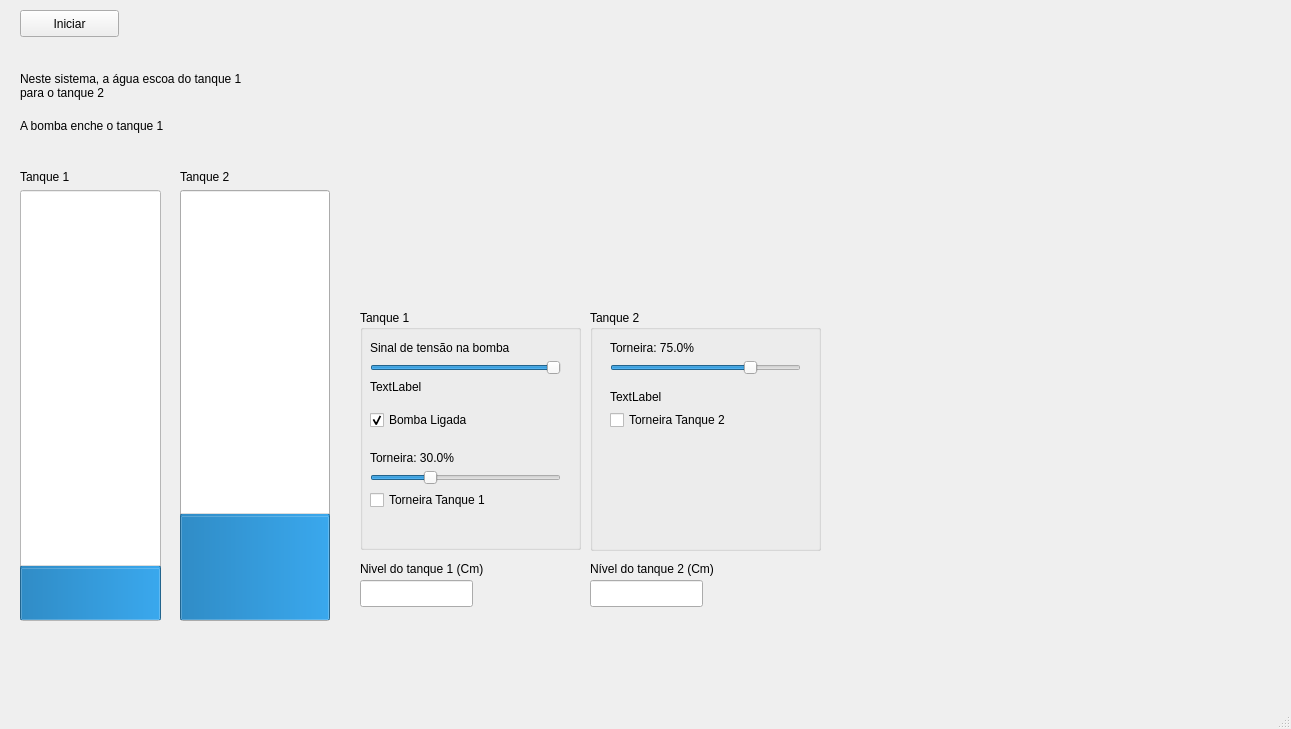
<?xml version="1.0" encoding="UTF-8"?>
<ui version="4.0">
 <class>Painel</class>
 <widget class="QMainWindow" name="Painel">
  <property name="windowModality">
   <enum>Qt::NonModal</enum>
  </property>
  <property name="geometry">
   <rect>
    <x>0</x>
    <y>0</y>
    <width>1291</width>
    <height>729</height>
   </rect>
  </property>
  <property name="windowTitle">
   <string>Sistema de monitoramento</string>
  </property>
  <property name="windowOpacity">
   <double>2.000000000000000</double>
  </property>
  <property name="layoutDirection">
   <enum>Qt::LeftToRight</enum>
  </property>
  <property name="toolButtonStyle">
   <enum>Qt::ToolButtonFollowStyle</enum>
  </property>
  <widget class="QWidget" name="centralWidget">
   <widget class="QPushButton" name="pushButton_2">
    <property name="geometry">
     <rect>
      <x>20</x>
      <y>10</y>
      <width>99</width>
      <height>27</height>
     </rect>
    </property>
    <property name="text">
     <string>Iniciar</string>
    </property>
   </widget>
   <widget class="QCustomPlot" name="wdgPlotNivel" native="true">
    <property name="geometry">
     <rect>
      <x>350</x>
      <y>10</y>
      <width>931</width>
      <height>291</height>
     </rect>
    </property>
   </widget>
   <widget class="QProgressBar" name="pbTanque1">
    <property name="geometry">
     <rect>
      <x>20</x>
      <y>190</y>
      <width>141</width>
      <height>431</height>
     </rect>
    </property>
    <property name="styleSheet">
     <string notr="true">background-color: rgb(255,255,255);</string>
    </property>
    <property name="value">
     <number>12</number>
    </property>
    <property name="textVisible">
     <bool>true</bool>
    </property>
    <property name="orientation">
     <enum>Qt::Vertical</enum>
    </property>
   </widget>
   <widget class="QLineEdit" name="lnEdtNivelTq1">
    <property name="geometry">
     <rect>
      <x>360</x>
      <y>580</y>
      <width>113</width>
      <height>27</height>
     </rect>
    </property>
    <property name="readOnly">
     <bool>true</bool>
    </property>
   </widget>
   <widget class="QLabel" name="label_8">
    <property name="geometry">
     <rect>
      <x>360</x>
      <y>560</y>
      <width>171</width>
      <height>17</height>
     </rect>
    </property>
    <property name="text">
     <string>Nivel do tanque 1 (Cm)</string>
    </property>
   </widget>
   <widget class="QProgressBar" name="pbTanque2">
    <property name="geometry">
     <rect>
      <x>180</x>
      <y>190</y>
      <width>150</width>
      <height>431</height>
     </rect>
    </property>
    <property name="value">
     <number>24</number>
    </property>
    <property name="orientation">
     <enum>Qt::Vertical</enum>
    </property>
   </widget>
   <widget class="QLineEdit" name="lnEdtNivelTq2">
    <property name="geometry">
     <rect>
      <x>590</x>
      <y>580</y>
      <width>113</width>
      <height>27</height>
     </rect>
    </property>
    <property name="readOnly">
     <bool>true</bool>
    </property>
   </widget>
   <widget class="QLabel" name="label_10">
    <property name="geometry">
     <rect>
      <x>590</x>
      <y>560</y>
      <width>151</width>
      <height>17</height>
     </rect>
    </property>
    <property name="text">
     <string>Nível do tanque 2 (Cm)</string>
    </property>
   </widget>
   <widget class="QGroupBox" name="groupBox">
    <property name="geometry">
     <rect>
      <x>360</x>
      <y>310</y>
      <width>221</width>
      <height>240</height>
     </rect>
    </property>
    <property name="title">
     <string>Tanque 1</string>
    </property>
    <widget class="QCheckBox" name="checkBox_2">
     <property name="geometry">
      <rect>
       <x>10</x>
       <y>100</y>
       <width>171</width>
       <height>20</height>
      </rect>
     </property>
     <property name="text">
      <string>Bomba Ligada</string>
     </property>
     <property name="checked">
      <bool>true</bool>
     </property>
    </widget>
    <widget class="QLabel" name="label_2">
     <property name="geometry">
      <rect>
       <x>10</x>
       <y>30</y>
       <width>191</width>
       <height>16</height>
      </rect>
     </property>
     <property name="text">
      <string>Sinal de tensão na bomba</string>
     </property>
    </widget>
    <widget class="QSlider" name="hs_torneira_tq1">
     <property name="geometry">
      <rect>
       <x>10</x>
       <y>160</y>
       <width>191</width>
       <height>16</height>
      </rect>
     </property>
     <property name="value">
      <number>30</number>
     </property>
     <property name="orientation">
      <enum>Qt::Horizontal</enum>
     </property>
    </widget>
    <widget class="QLabel" name="label_3">
     <property name="geometry">
      <rect>
       <x>10</x>
       <y>260</y>
       <width>121</width>
       <height>16</height>
      </rect>
     </property>
     <property name="text">
      <string>Vazão de saída: 0</string>
     </property>
    </widget>
    <widget class="QLabel" name="lb_tensao_bomba">
     <property name="geometry">
      <rect>
       <x>10</x>
       <y>70</y>
       <width>59</width>
       <height>14</height>
      </rect>
     </property>
     <property name="text">
      <string>TextLabel</string>
     </property>
    </widget>
    <widget class="QLabel" name="lb_torneira_tq1">
     <property name="geometry">
      <rect>
       <x>10</x>
       <y>140</y>
       <width>151</width>
       <height>16</height>
      </rect>
     </property>
     <property name="text">
      <string>Torneira: 30.0%</string>
     </property>
    </widget>
    <widget class="QSlider" name="hs_sinal_bomba">
     <property name="geometry">
      <rect>
       <x>10</x>
       <y>50</y>
       <width>191</width>
       <height>16</height>
      </rect>
     </property>
     <property name="value">
      <number>99</number>
     </property>
     <property name="orientation">
      <enum>Qt::Horizontal</enum>
     </property>
    </widget>
    <widget class="QCheckBox" name="checkBox_4">
     <property name="geometry">
      <rect>
       <x>10</x>
       <y>180</y>
       <width>161</width>
       <height>20</height>
      </rect>
     </property>
     <property name="text">
      <string>Torneira Tanque 1</string>
     </property>
    </widget>
   </widget>
   <widget class="QGroupBox" name="groupBox_2">
    <property name="geometry">
     <rect>
      <x>590</x>
      <y>310</y>
      <width>231</width>
      <height>241</height>
     </rect>
    </property>
    <property name="title">
     <string>Tanque 2</string>
    </property>
    <widget class="QLabel" name="lb_torneira_tq2">
     <property name="geometry">
      <rect>
       <x>20</x>
       <y>30</y>
       <width>161</width>
       <height>16</height>
      </rect>
     </property>
     <property name="text">
      <string>Torneira: 75.0%</string>
     </property>
    </widget>
    <widget class="QSlider" name="hs_torneira_tq2">
     <property name="geometry">
      <rect>
       <x>20</x>
       <y>50</y>
       <width>191</width>
       <height>16</height>
      </rect>
     </property>
     <property name="value">
      <number>75</number>
     </property>
     <property name="orientation">
      <enum>Qt::Horizontal</enum>
     </property>
    </widget>
    <widget class="QCheckBox" name="checkBox">
     <property name="geometry">
      <rect>
       <x>20</x>
       <y>100</y>
       <width>161</width>
       <height>20</height>
      </rect>
     </property>
     <property name="text">
      <string>Torneira Tanque 2</string>
     </property>
    </widget>
    <widget class="QLabel" name="lb_vazao_tq2">
     <property name="geometry">
      <rect>
       <x>20</x>
       <y>80</y>
       <width>59</width>
       <height>14</height>
      </rect>
     </property>
     <property name="text">
      <string>TextLabel</string>
     </property>
    </widget>
   </widget>
   <widget class="QLabel" name="label_4">
    <property name="geometry">
     <rect>
      <x>20</x>
      <y>170</y>
      <width>59</width>
      <height>14</height>
     </rect>
    </property>
    <property name="text">
     <string>Tanque 1</string>
    </property>
   </widget>
   <widget class="QLabel" name="label_5">
    <property name="geometry">
     <rect>
      <x>180</x>
      <y>170</y>
      <width>59</width>
      <height>14</height>
     </rect>
    </property>
    <property name="text">
     <string>Tanque 2</string>
    </property>
   </widget>
   <widget class="QLabel" name="label_6">
    <property name="geometry">
     <rect>
      <x>20</x>
      <y>70</y>
      <width>291</width>
      <height>31</height>
     </rect>
    </property>
    <property name="text">
     <string>Neste sistema, a água escoa do tanque 1 
para o tanque 2</string>
    </property>
   </widget>
   <widget class="QLabel" name="label_7">
    <property name="geometry">
     <rect>
      <x>20</x>
      <y>110</y>
      <width>291</width>
      <height>31</height>
     </rect>
    </property>
    <property name="text">
     <string>A bomba enche o tanque 1</string>
    </property>
   </widget>
  </widget>
  <widget class="QMenuBar" name="menuBar">
   <property name="geometry">
    <rect>
     <x>0</x>
     <y>0</y>
     <width>1291</width>
     <height>19</height>
    </rect>
   </property>
  </widget>
  <widget class="QStatusBar" name="statusBar"/>
 </widget>
 <layoutdefault spacing="6" margin="11"/>
 <customwidgets>
  <customwidget>
   <class>QCustomPlot</class>
   <extends>QWidget</extends>
   <header>qcustomplot.h</header>
   <container>1</container>
  </customwidget>
 </customwidgets>
 <resources/>
 <connections/>
</ui>
